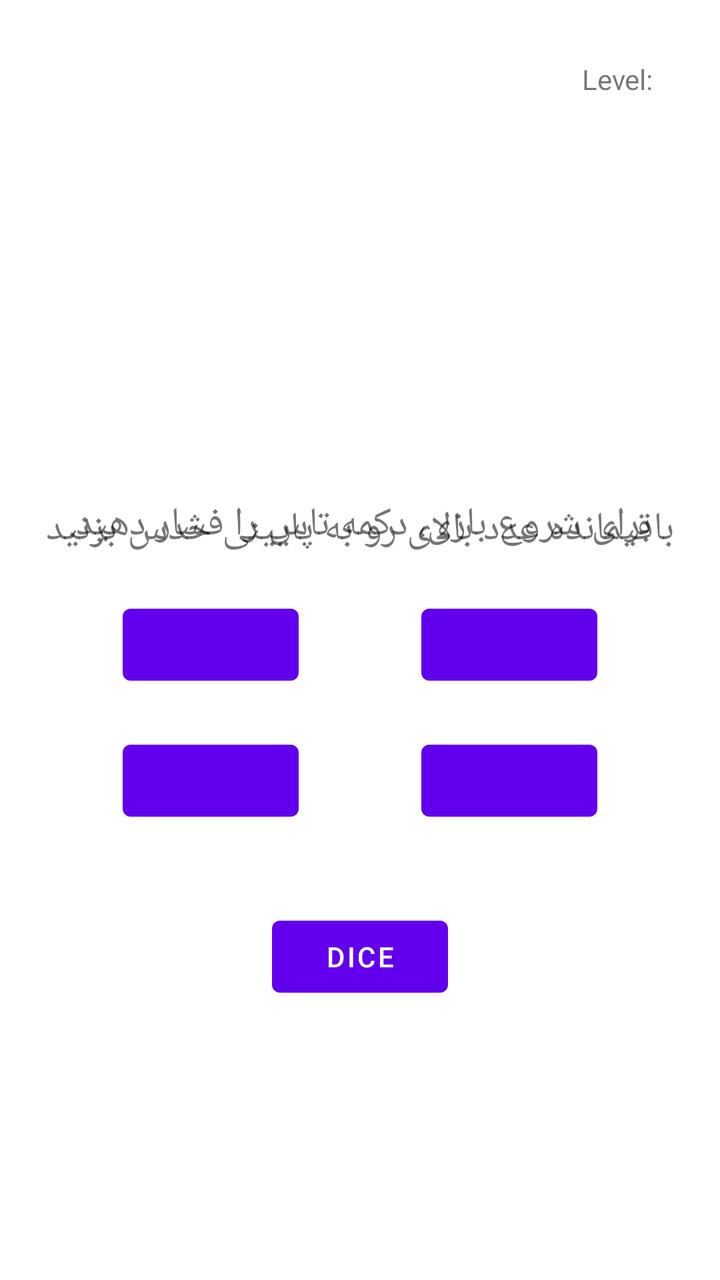
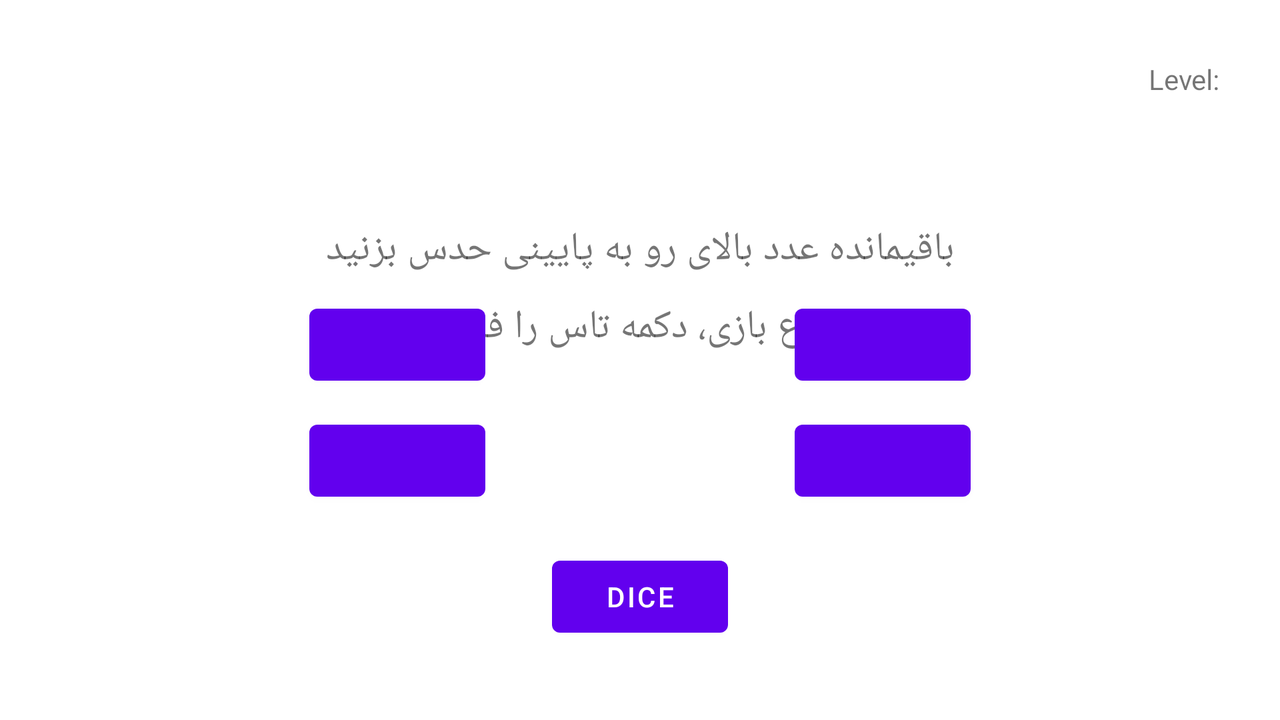

Compare how this app lays out the same screen by default and in its alternative resource folder. The renders come first, then the two layout files and the values they reference.
<!-- AndroidManifest.xml: application theme Theme.Competition -->
<!-- res/layout/fragment_play.xml -->
<?xml version="1.0" encoding="utf-8"?>
<androidx.constraintlayout.widget.ConstraintLayout xmlns:android="http://schemas.android.com/apk/res/android"
    xmlns:app="http://schemas.android.com/apk/res-auto"
    xmlns:tools="http://schemas.android.com/tools"
    android:layout_width="match_parent"
    android:background="@color/white"
    android:layout_height="match_parent"
    tools:context=".playFragment">



    <TextView
        android:id="@+id/aNumber_txv"
        android:layout_width="wrap_content"
        android:layout_height="wrap_content"
        android:textSize="20sp"
        app:layout_constraintBottom_toTopOf="@+id/leftOver"
        app:layout_constraintEnd_toEndOf="parent"
        app:layout_constraintStart_toStartOf="parent"
        app:layout_constraintTop_toTopOf="@+id/guideline4" />

    <TextView
        android:id="@+id/bNumber_txv"
        android:layout_width="wrap_content"
        android:layout_height="wrap_content"
        android:textSize="20sp"
        android:layout_marginTop="20dp"
        app:layout_constraintEnd_toEndOf="parent"
        app:layout_constraintHorizontal_bias="0.5"
        app:layout_constraintStart_toStartOf="parent"
        app:layout_constraintTop_toBottomOf="@+id/aNumber_txv" />
    <TextView
        android:id="@+id/leftOver"
        android:layout_width="wrap_content"
        android:layout_height="wrap_content"
        android:text="@string/question"
        android:textSize="20sp"
        android:layout_marginTop="20dp"
        app:layout_constraintLeft_toLeftOf="parent"
        app:layout_constraintRight_toRightOf="parent"
        app:layout_constraintTop_toBottomOf="@id/bNumber_txv" />

    <com.google.android.material.button.MaterialButton
        android:id="@+id/answer1_btn"
        android:layout_width="wrap_content"
        android:layout_height="wrap_content"
        android:layout_marginTop="20dp"
        app:layout_constraintEnd_toStartOf="@+id/answer2_btn"
        app:layout_constraintHorizontal_bias="0.5"
        app:layout_constraintStart_toStartOf="parent"
        app:layout_constraintTop_toBottomOf="@id/leftOver">

    </com.google.android.material.button.MaterialButton>

    <com.google.android.material.button.MaterialButton
        android:id="@+id/answer2_btn"
        android:layout_width="wrap_content"
        android:layout_height="wrap_content"
        android:layout_marginTop="20dp"
        app:layout_constraintEnd_toEndOf="parent"
        app:layout_constraintStart_toEndOf="@+id/answer1_btn"
        app:layout_constraintTop_toBottomOf="@id/leftOver">

    </com.google.android.material.button.MaterialButton>

    <com.google.android.material.button.MaterialButton
        android:id="@+id/answer3_btn"
        android:layout_width="wrap_content"
        android:layout_height="wrap_content"
        app:layout_constraintEnd_toEndOf="parent"
        android:layout_marginTop="20dp"
        app:layout_constraintStart_toEndOf="@+id/answer4_btn"
        app:layout_constraintTop_toBottomOf="@id/answer2_btn">

    </com.google.android.material.button.MaterialButton>

    <com.google.android.material.button.MaterialButton
        android:id="@+id/answer4_btn"
        android:layout_width="wrap_content"
        android:layout_height="wrap_content"
        app:layout_constraintEnd_toStartOf="@+id/answer3_btn"
        android:layout_marginTop="20dp"
        app:layout_constraintStart_toStartOf="parent"
        app:layout_constraintTop_toBottomOf="@id/answer1_btn">

    </com.google.android.material.button.MaterialButton>
    <com.google.android.material.button.MaterialButton
        android:id="@+id/dice_btn"
        android:layout_width="wrap_content"
        android:layout_height="wrap_content"
        android:text="Dice"
        app:layout_constraintStart_toStartOf="parent"
        app:layout_constraintEnd_toEndOf="parent"
        android:layout_marginTop="40dp"
        app:layout_constraintTop_toBottomOf="@id/answer3_btn"/>

    <androidx.constraintlayout.widget.Guideline
        android:id="@+id/guideline4"
        android:layout_width="wrap_content"
        android:layout_height="wrap_content"
        android:orientation="horizontal"
        app:layout_constraintGuide_begin="90dp" />

    <TextView
        android:id="@+id/score_txv"
        android:layout_width="wrap_content"
        android:layout_height="wrap_content"
        android:layout_marginStart="30dp"
        android:layout_marginTop="30dp"
        app:layout_constraintStart_toStartOf="parent"
        app:layout_constraintTop_toTopOf="parent" />
    <TextView
        android:id="@+id/level_txv"
        android:layout_width="wrap_content"
        android:layout_height="wrap_content"
        android:layout_marginEnd="30dp"
        android:layout_marginTop="30dp"
        app:layout_constraintEnd_toEndOf="parent"
        app:layout_constraintTop_toTopOf="parent" />
    <TextView
        android:id="@+id/start"
        android:layout_width="wrap_content"
        android:layout_height="wrap_content"
        android:text="@string/start"
        android:textSize="20dp"
        android:gravity="center"
        app:layout_constraintTop_toTopOf="@id/guideline4"
        app:layout_constraintStart_toStartOf="parent"
        app:layout_constraintEnd_toEndOf="parent"
        app:layout_constraintBottom_toTopOf="@id/dice_btn"
        android:layout_marginBottom="20dp"/>
    <TextView
        android:layout_width="wrap_content"
        android:layout_height="wrap_content"
        android:text="Level: "
        app:layout_constraintTop_toTopOf="@id/level_txv"
        app:layout_constraintBottom_toBottomOf="@id/level_txv"
        app:layout_constraintEnd_toStartOf="@id/level_txv"/>
</androidx.constraintlayout.widget.ConstraintLayout>
<!-- resources referenced by this layout -->
<resources>
  <color name="white">#FFFFFFFF</color>
  <string name="question">باقیمانده عدد بالای رو به پایینی حدس بزنید</string>
  <string name="start">برای شروع بازی، دکمه تاس را فشار دهید.</string>
  <style name="Theme.Competition" parent="Theme.MaterialComponents.DayNight.DarkActionBar">
          
          <item name="colorPrimary">@color/purple_500</item>
          <item name="colorPrimaryVariant">@color/purple_700</item>
          <item name="colorOnPrimary">@color/white</item>
          
          <item name="colorSecondary">@color/teal_200</item>
          <item name="colorSecondaryVariant">@color/teal_700</item>
          <item name="colorOnSecondary">@color/black</item>
          
          <item name="android:statusBarColor" tools:targetApi="l">?attr/colorPrimaryVariant</item>
          
      </style>
  <color name="purple_500">#FF6200EE</color>
  <color name="purple_700">#FF3700B3</color>
  <color name="teal_200">#FF03DAC5</color>
  <color name="teal_700">#FF018786</color>
  <color name="black">#FF000000</color>
</resources>
<!-- res/layout-land/fragment_play.xml (the repository's variant of the layout above) -->
<!-- drawn on the phone turned sideways -->
<?xml version="1.0" encoding="utf-8"?>
<androidx.constraintlayout.widget.ConstraintLayout xmlns:android="http://schemas.android.com/apk/res/android"
    xmlns:app="http://schemas.android.com/apk/res-auto"
    xmlns:tools="http://schemas.android.com/tools"
    android:layout_width="match_parent"
    android:background="@color/white"
    android:layout_height="match_parent"
    tools:context=".playFragment">


    <TextView
        android:id="@+id/aNumber_txv"
        android:layout_width="wrap_content"
        android:layout_height="wrap_content"
        android:textSize="20sp"
        app:layout_constraintBottom_toTopOf="@+id/leftOver"
        app:layout_constraintEnd_toEndOf="parent"
        app:layout_constraintStart_toStartOf="parent"
        app:layout_constraintTop_toTopOf="@+id/guideline4" />

    <TextView
        android:id="@+id/bNumber_txv"
        android:layout_width="wrap_content"
        android:layout_height="wrap_content"
        android:layout_marginTop="5dp"
        android:textSize="20sp"
        app:layout_constraintEnd_toEndOf="parent"
        app:layout_constraintHorizontal_bias="0.5"
        app:layout_constraintStart_toStartOf="parent"
        app:layout_constraintTop_toBottomOf="@+id/aNumber_txv" />
    <TextView
        android:id="@+id/leftOver"
        android:layout_width="wrap_content"
        android:layout_height="wrap_content"
        android:text="@string/question"
        android:textSize="20sp"
        android:layout_marginTop="10dp"
        app:layout_constraintLeft_toLeftOf="parent"
        app:layout_constraintRight_toRightOf="parent"
        app:layout_constraintTop_toBottomOf="@id/bNumber_txv" />

    <com.google.android.material.button.MaterialButton
        android:id="@+id/answer1_btn"
        android:layout_width="wrap_content"
        android:layout_height="wrap_content"
        android:layout_marginTop="10dp"
        app:layout_constraintEnd_toStartOf="@+id/answer2_btn"
        app:layout_constraintHorizontal_bias="0.5"
        app:layout_constraintStart_toStartOf="parent"
        app:layout_constraintTop_toBottomOf="@id/leftOver"
        tools:ignore="SpeakableTextPresentCheck">

    </com.google.android.material.button.MaterialButton>

    <com.google.android.material.button.MaterialButton
        android:id="@+id/answer2_btn"
        android:layout_width="wrap_content"
        android:layout_height="wrap_content"
        android:layout_marginTop="10dp"
        app:layout_constraintEnd_toEndOf="parent"
        app:layout_constraintStart_toEndOf="@+id/answer1_btn"
        app:layout_constraintTop_toBottomOf="@id/leftOver"
        tools:ignore="SpeakableTextPresentCheck">

    </com.google.android.material.button.MaterialButton>

    <com.google.android.material.button.MaterialButton
        android:id="@+id/answer3_btn"
        android:layout_width="wrap_content"
        android:layout_height="wrap_content"
        android:layout_marginTop="10dp"
        app:layout_constraintEnd_toEndOf="parent"
        app:layout_constraintStart_toEndOf="@+id/answer4_btn"
        app:layout_constraintTop_toBottomOf="@id/answer2_btn"
        tools:ignore="SpeakableTextPresentCheck">

    </com.google.android.material.button.MaterialButton>

    <com.google.android.material.button.MaterialButton
        android:id="@+id/answer4_btn"
        android:layout_width="wrap_content"
        android:layout_height="wrap_content"
        android:layout_marginTop="10dp"
        app:layout_constraintEnd_toStartOf="@+id/answer3_btn"
        app:layout_constraintStart_toStartOf="parent"
        app:layout_constraintTop_toBottomOf="@id/answer1_btn"
        tools:ignore="SpeakableTextPresentCheck">

    </com.google.android.material.button.MaterialButton>
    <com.google.android.material.button.MaterialButton
        android:id="@+id/dice_btn"
        android:layout_width="wrap_content"
        android:layout_height="wrap_content"
        android:text="@string/dice"
        app:layout_constraintStart_toStartOf="parent"
        app:layout_constraintEnd_toEndOf="parent"
        android:layout_marginTop="20dp"
        app:layout_constraintTop_toBottomOf="@id/answer3_btn"/>

    <androidx.constraintlayout.widget.Guideline
        android:id="@+id/guideline4"
        android:layout_width="wrap_content"
        android:layout_height="wrap_content"
        android:orientation="horizontal"
        android:layout_marginTop="30dp"
        app:layout_constraintTop_toTopOf="parent"/>

    <TextView
        android:id="@+id/score_txv"
        android:layout_width="wrap_content"
        android:layout_height="wrap_content"
        android:layout_marginStart="30dp"
        android:layout_marginTop="30dp"
        app:layout_constraintStart_toStartOf="parent"
        app:layout_constraintTop_toTopOf="parent" />
    <TextView
        android:id="@+id/start"
        android:layout_width="wrap_content"
        android:layout_height="wrap_content"
        android:text="@string/start"
        android:textSize="20dp"
        android:gravity="center"
        app:layout_constraintTop_toTopOf="parent"
        app:layout_constraintStart_toStartOf="parent"
        app:layout_constraintEnd_toEndOf="parent"
        android:layout_marginTop="150dp" />
    <TextView
        android:id="@+id/level_txv"
        android:layout_width="wrap_content"
        android:layout_height="wrap_content"
        android:layout_marginEnd="30dp"
        android:layout_marginTop="30dp"
        app:layout_constraintEnd_toEndOf="parent"
        app:layout_constraintTop_toTopOf="parent" />
    <TextView
        android:layout_width="wrap_content"
        android:layout_height="wrap_content"
        android:text="@string/level"
        app:layout_constraintTop_toTopOf="@id/level_txv"
        app:layout_constraintBottom_toBottomOf="@id/level_txv"
        app:layout_constraintEnd_toStartOf="@id/level_txv"/>

</androidx.constraintlayout.widget.ConstraintLayout>
<!-- resources referenced by the variant -->
<!-- as the phone turned sideways resolves them -->
<resources>
  <color name="white">#FFFFFFFF</color>
  <string name="dice">Dice</string>
  <string name="level">Level:</string>
  <string name="question">باقیمانده عدد بالای رو به پایینی حدس بزنید</string>
  <string name="start">برای شروع بازی، دکمه تاس را فشار دهید.</string>
  <style name="Theme.Competition" parent="Theme.MaterialComponents.DayNight.DarkActionBar">
          
          <item name="colorPrimary">@color/purple_500</item>
          <item name="colorPrimaryVariant">@color/purple_700</item>
          <item name="colorOnPrimary">@color/white</item>
          
          <item name="colorSecondary">@color/teal_200</item>
          <item name="colorSecondaryVariant">@color/teal_700</item>
          <item name="colorOnSecondary">@color/black</item>
          
          <item name="android:statusBarColor" tools:targetApi="l">?attr/colorPrimaryVariant</item>
          
      </style>
  <color name="purple_500">#FF6200EE</color>
  <color name="purple_700">#FF3700B3</color>
  <color name="teal_200">#FF03DAC5</color>
  <color name="teal_700">#FF018786</color>
  <color name="black">#FF000000</color>
</resources>
